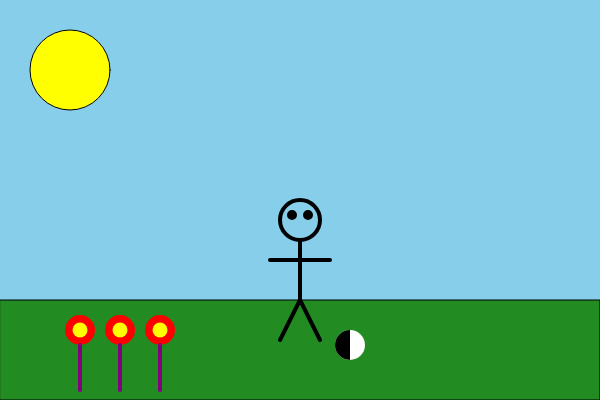
Frame 1 (no input)
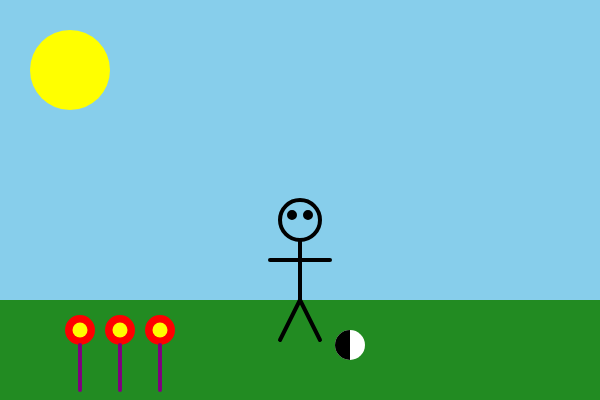
Frame 2 (the mouse pressed at the canvas centre, redrawn once)

The p5.js sketch that drew these frames (run headless with seeded random() and noise() and a simulated clock; the mouse was pressed at the canvas centre and the sketch redrawn once):

// p5.js sketch
// ── sketch.js
function setup() {
  let cnv = createCanvas(600, 400);
  cnv.parent(document.body);
  noLoop();
}

function draw() {
  background(135, 206, 235);

  fill(34, 139, 34);
  rect(0, 300, 600, 100);

  fill(255, 255, 0);
  ellipse(70, 70, 80, 80);

  stroke(0);
  strokeWeight(4);

  noFill();
  ellipse(300, 220, 40, 40);

  fill(0);
  ellipse(292, 215, 6, 6);
  ellipse(308, 215, 6, 6);

  line(300, 240, 300, 300);

  line(270, 260, 330, 260);

  line(300, 300, 280, 340);
  line(300, 300, 320, 340);

  noStroke();

  fill(255);
  ellipse(350, 345, 30, 30);

  fill(0);
  arc(350, 345, 30, 30, PI / 2, 3 * PI / 2);


  fill(255, 0, 0);
  ellipse(80, 330, 30, 30);
  fill(255, 255, 0);
  ellipse(80, 330, 15, 15);
  stroke(128, 0, 128);
  strokeWeight(4);
  line(80, 345, 80, 390);
  noStroke();

  fill(255, 0, 0);
  ellipse(120, 330, 30, 30);
  fill(255, 255, 0);
  ellipse(120, 330, 15, 15);
  stroke(128, 0, 128);
  strokeWeight(4);
  line(120, 345, 120, 390);
  noStroke();

  fill(255, 0, 0);
  ellipse(160, 330, 30, 30);
  fill(255, 255, 0);
  ellipse(160, 330, 15, 15);
  stroke(128, 0, 128);
  strokeWeight(4);
  line(160, 345, 160, 390);
  noStroke();
}

// ── style.css
body {
  background: #0f172a;
  color: #e2e8f0;
  font-family: sans-serif;
  margin: 0;
  padding: 0;
  display: flex;
  justify-content: center;
}


main {
  text-align: center;
  padding-top: 20px;
}


h1 {
  font-size: 26px;
  font-weight: bold;
  margin-bottom: 20px;
}


canvas {
  border: 2px solid #e2e8f0;
  border-radius: 6px;
}
